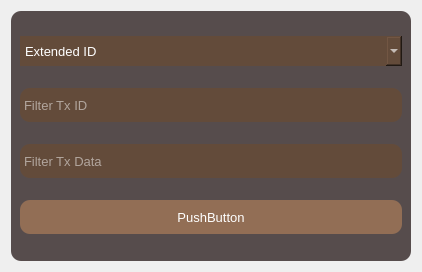
<?xml version="1.0" encoding="UTF-8"?>
<ui version="4.0">
 <class>Dialog</class>
 <widget class="QDialog" name="Dialog">
  <property name="geometry">
   <rect>
    <x>0</x>
    <y>0</y>
    <width>422</width>
    <height>272</height>
   </rect>
  </property>
  <property name="windowTitle">
   <string>Dialog</string>
  </property>
  <layout class="QVBoxLayout" name="verticalLayout">
   <item>
    <widget class="QFrame" name="frame">
     <property name="minimumSize">
      <size>
       <width>400</width>
       <height>250</height>
      </size>
     </property>
     <property name="styleSheet">
      <string notr="true">*{color : white;
background-color: #564c4c ;
border-radius : 10px}
QComboBox{
background-color:	#634b3a ;
color: rgb(255, 255, 255);
border-radius: 20px;
width : 100%}
QPushButton{
background-color:	#926e55 ;
color: rgb(255, 255, 255);
width : 100%}
QComboBox::down-arrow {
width: 0px;    
height: 0px; 
}
QLineEdit{
min-height : 30px;
background-color : 	#634b3a;
color : white;
padding: 2px;
}</string>
     </property>
     <property name="frameShape">
      <enum>QFrame::StyledPanel</enum>
     </property>
     <property name="frameShadow">
      <enum>QFrame::Raised</enum>
     </property>
     <layout class="QVBoxLayout" name="verticalLayout_2">
      <item>
       <widget class="QComboBox" name="comboBox1">
        <property name="enabled">
         <bool>true</bool>
        </property>
        <property name="sizePolicy">
         <sizepolicy hsizetype="Preferred" vsizetype="Maximum">
          <horstretch>0</horstretch>
          <verstretch>0</verstretch>
         </sizepolicy>
        </property>
        <property name="minimumSize">
         <size>
          <width>0</width>
          <height>30</height>
         </size>
        </property>
        <property name="font">
         <font>
          <pointsize>10</pointsize>
         </font>
        </property>
        <property name="autoFillBackground">
         <bool>false</bool>
        </property>
        <property name="styleSheet">
         <string notr="true">width: 0px;    /* Hides the arrow */
height: 0px; </string>
        </property>
        <item>
         <property name="text">
          <string>Extended ID</string>
         </property>
        </item>
        <item>
         <property name="text">
          <string>Standard ID</string>
         </property>
        </item>
       </widget>
      </item>
      <item>
       <widget class="QLineEdit" name="lineEdit1">
        <property name="font">
         <font>
          <pointsize>10</pointsize>
         </font>
        </property>
        <property name="placeholderText">
         <string>Filter Tx ID</string>
        </property>
       </widget>
      </item>
      <item>
       <widget class="QLineEdit" name="lineEdit2">
        <property name="font">
         <font>
          <pointsize>10</pointsize>
         </font>
        </property>
        <property name="placeholderText">
         <string>Filter Tx Data</string>
        </property>
       </widget>
      </item>
      <item>
       <widget class="QPushButton" name="pushButton">
        <property name="minimumSize">
         <size>
          <width>0</width>
          <height>34</height>
         </size>
        </property>
        <property name="font">
         <font>
          <pointsize>10</pointsize>
         </font>
        </property>
        <property name="text">
         <string>PushButton</string>
        </property>
       </widget>
      </item>
     </layout>
    </widget>
   </item>
  </layout>
 </widget>
 <resources/>
 <connections/>
</ui>
